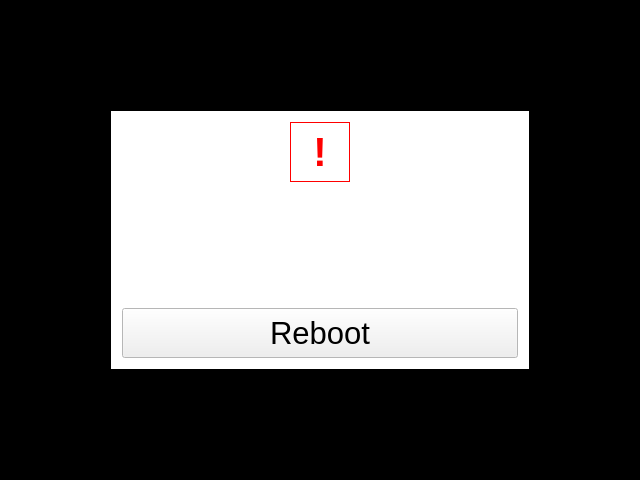
<?xml version="1.0" encoding="UTF-8"?>
<ui version="4.0">
 <class>Widget</class>
 <widget class="QWidget" name="Widget">
  <property name="geometry">
   <rect>
    <x>0</x>
    <y>0</y>
    <width>640</width>
    <height>480</height>
   </rect>
  </property>
  <property name="palette">
   <palette>
    <active>
     <colorrole role="Base">
      <brush brushstyle="SolidPattern">
       <color alpha="255">
        <red>255</red>
        <green>255</green>
        <blue>255</blue>
       </color>
      </brush>
     </colorrole>
     <colorrole role="Window">
      <brush brushstyle="SolidPattern">
       <color alpha="255">
        <red>0</red>
        <green>0</green>
        <blue>0</blue>
       </color>
      </brush>
     </colorrole>
    </active>
    <inactive>
     <colorrole role="Base">
      <brush brushstyle="SolidPattern">
       <color alpha="255">
        <red>255</red>
        <green>255</green>
        <blue>255</blue>
       </color>
      </brush>
     </colorrole>
     <colorrole role="Window">
      <brush brushstyle="SolidPattern">
       <color alpha="255">
        <red>0</red>
        <green>0</green>
        <blue>0</blue>
       </color>
      </brush>
     </colorrole>
    </inactive>
    <disabled>
     <colorrole role="Base">
      <brush brushstyle="SolidPattern">
       <color alpha="255">
        <red>0</red>
        <green>0</green>
        <blue>0</blue>
       </color>
      </brush>
     </colorrole>
     <colorrole role="Window">
      <brush brushstyle="SolidPattern">
       <color alpha="255">
        <red>0</red>
        <green>0</green>
        <blue>0</blue>
       </color>
      </brush>
     </colorrole>
    </disabled>
   </palette>
  </property>
  <property name="windowTitle">
   <string>Widget</string>
  </property>
  <layout class="QVBoxLayout" name="verticalLayout">
   <item>
    <spacer name="verticalSpacer">
     <property name="orientation">
      <enum>Qt::Vertical</enum>
     </property>
     <property name="sizeType">
      <enum>QSizePolicy::Minimum</enum>
     </property>
     <property name="sizeHint" stdset="0">
      <size>
       <width>100</width>
       <height>100</height>
      </size>
     </property>
    </spacer>
   </item>
   <item>
    <layout class="QHBoxLayout" name="horizontalLayout">
     <item>
      <spacer name="horizontalSpacer_2">
       <property name="orientation">
        <enum>Qt::Horizontal</enum>
       </property>
       <property name="sizeType">
        <enum>QSizePolicy::Minimum</enum>
       </property>
       <property name="sizeHint" stdset="0">
        <size>
         <width>100</width>
         <height>100</height>
        </size>
       </property>
      </spacer>
     </item>
     <item>
      <widget class="QWidget" name="widget" native="true">
       <property name="sizePolicy">
        <sizepolicy hsizetype="Expanding" vsizetype="Expanding">
         <horstretch>0</horstretch>
         <verstretch>0</verstretch>
        </sizepolicy>
       </property>
       <property name="palette">
        <palette>
         <active>
          <colorrole role="Base">
           <brush brushstyle="SolidPattern">
            <color alpha="255">
             <red>255</red>
             <green>255</green>
             <blue>255</blue>
            </color>
           </brush>
          </colorrole>
          <colorrole role="Window">
           <brush brushstyle="SolidPattern">
            <color alpha="255">
             <red>255</red>
             <green>255</green>
             <blue>255</blue>
            </color>
           </brush>
          </colorrole>
         </active>
         <inactive>
          <colorrole role="Base">
           <brush brushstyle="SolidPattern">
            <color alpha="255">
             <red>255</red>
             <green>255</green>
             <blue>255</blue>
            </color>
           </brush>
          </colorrole>
          <colorrole role="Window">
           <brush brushstyle="SolidPattern">
            <color alpha="255">
             <red>255</red>
             <green>255</green>
             <blue>255</blue>
            </color>
           </brush>
          </colorrole>
         </inactive>
         <disabled>
          <colorrole role="Base">
           <brush brushstyle="SolidPattern">
            <color alpha="255">
             <red>255</red>
             <green>255</green>
             <blue>255</blue>
            </color>
           </brush>
          </colorrole>
          <colorrole role="Window">
           <brush brushstyle="SolidPattern">
            <color alpha="255">
             <red>255</red>
             <green>255</green>
             <blue>255</blue>
            </color>
           </brush>
          </colorrole>
         </disabled>
        </palette>
       </property>
       <property name="autoFillBackground">
        <bool>true</bool>
       </property>
       <layout class="QVBoxLayout" name="verticalLayout_2">
        <item>
         <layout class="QHBoxLayout" name="horizontalLayout_2">
          <item>
           <spacer name="horizontalSpacer_3">
            <property name="orientation">
             <enum>Qt::Horizontal</enum>
            </property>
            <property name="sizeHint" stdset="0">
             <size>
              <width>40</width>
              <height>20</height>
             </size>
            </property>
           </spacer>
          </item>
          <item>
           <widget class="QLabel" name="label">
            <property name="sizePolicy">
             <sizepolicy hsizetype="Minimum" vsizetype="Minimum">
              <horstretch>0</horstretch>
              <verstretch>0</verstretch>
             </sizepolicy>
            </property>
            <property name="minimumSize">
             <size>
              <width>60</width>
              <height>60</height>
             </size>
            </property>
            <property name="palette">
             <palette>
              <active>
               <colorrole role="WindowText">
                <brush brushstyle="SolidPattern">
                 <color alpha="255">
                  <red>255</red>
                  <green>0</green>
                  <blue>0</blue>
                 </color>
                </brush>
               </colorrole>
              </active>
              <inactive>
               <colorrole role="WindowText">
                <brush brushstyle="SolidPattern">
                 <color alpha="255">
                  <red>255</red>
                  <green>0</green>
                  <blue>0</blue>
                 </color>
                </brush>
               </colorrole>
              </inactive>
              <disabled>
               <colorrole role="WindowText">
                <brush brushstyle="SolidPattern">
                 <color alpha="255">
                  <red>103</red>
                  <green>102</green>
                  <blue>100</blue>
                 </color>
                </brush>
               </colorrole>
              </disabled>
             </palette>
            </property>
            <property name="font">
             <font>
              <pointsize>30</pointsize>
              <weight>75</weight>
              <bold>true</bold>
             </font>
            </property>
            <property name="frameShape">
             <enum>QFrame::Box</enum>
            </property>
            <property name="text">
             <string>!</string>
            </property>
            <property name="alignment">
             <set>Qt::AlignCenter</set>
            </property>
           </widget>
          </item>
          <item>
           <spacer name="horizontalSpacer_4">
            <property name="orientation">
             <enum>Qt::Horizontal</enum>
            </property>
            <property name="sizeHint" stdset="0">
             <size>
              <width>40</width>
              <height>20</height>
             </size>
            </property>
           </spacer>
          </item>
         </layout>
        </item>
        <item>
         <widget class="QLabel" name="infoLabel">
          <property name="sizePolicy">
           <sizepolicy hsizetype="Preferred" vsizetype="Expanding">
            <horstretch>0</horstretch>
            <verstretch>0</verstretch>
           </sizepolicy>
          </property>
          <property name="font">
           <font>
            <pointsize>14</pointsize>
           </font>
          </property>
          <property name="text">
           <string/>
          </property>
          <property name="scaledContents">
           <bool>false</bool>
          </property>
          <property name="wordWrap">
           <bool>false</bool>
          </property>
         </widget>
        </item>
        <item>
         <widget class="QPushButton" name="pushButton">
          <property name="minimumSize">
           <size>
            <width>0</width>
            <height>50</height>
           </size>
          </property>
          <property name="font">
           <font>
            <pointsize>23</pointsize>
           </font>
          </property>
          <property name="focusPolicy">
           <enum>Qt::NoFocus</enum>
          </property>
          <property name="text">
           <string>Reboot</string>
          </property>
         </widget>
        </item>
       </layout>
      </widget>
     </item>
     <item>
      <spacer name="horizontalSpacer">
       <property name="orientation">
        <enum>Qt::Horizontal</enum>
       </property>
       <property name="sizeType">
        <enum>QSizePolicy::Minimum</enum>
       </property>
       <property name="sizeHint" stdset="0">
        <size>
         <width>100</width>
         <height>100</height>
        </size>
       </property>
      </spacer>
     </item>
    </layout>
   </item>
   <item>
    <spacer name="verticalSpacer_2">
     <property name="orientation">
      <enum>Qt::Vertical</enum>
     </property>
     <property name="sizeType">
      <enum>QSizePolicy::Minimum</enum>
     </property>
     <property name="sizeHint" stdset="0">
      <size>
       <width>100</width>
       <height>100</height>
      </size>
     </property>
    </spacer>
   </item>
  </layout>
 </widget>
 <layoutdefault spacing="6" margin="11"/>
 <resources/>
 <connections/>
</ui>
